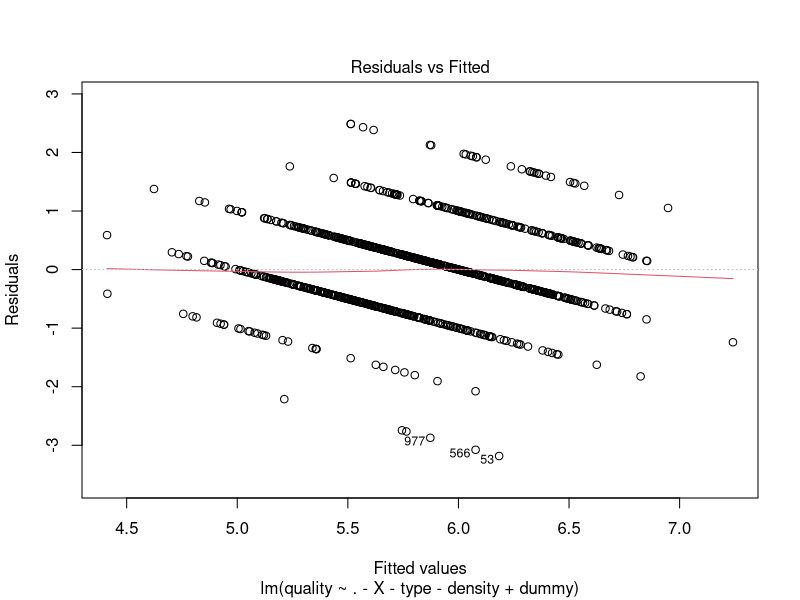
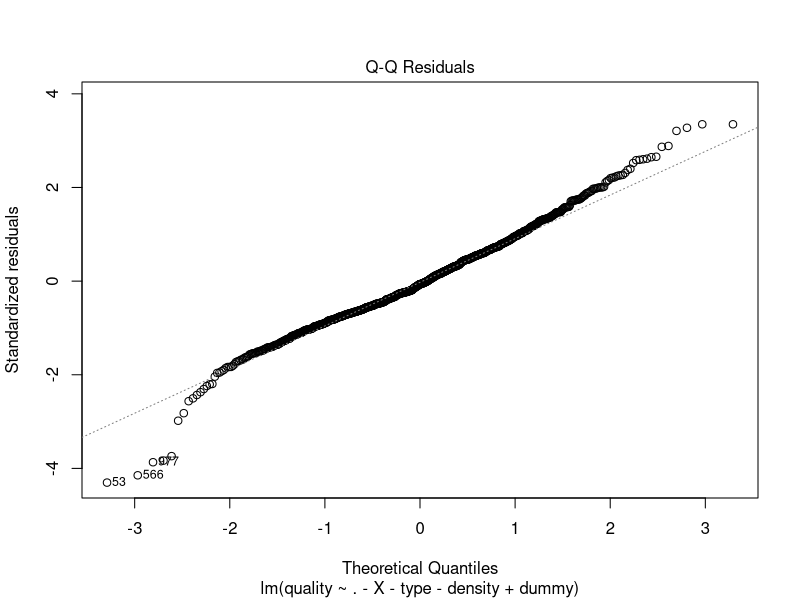
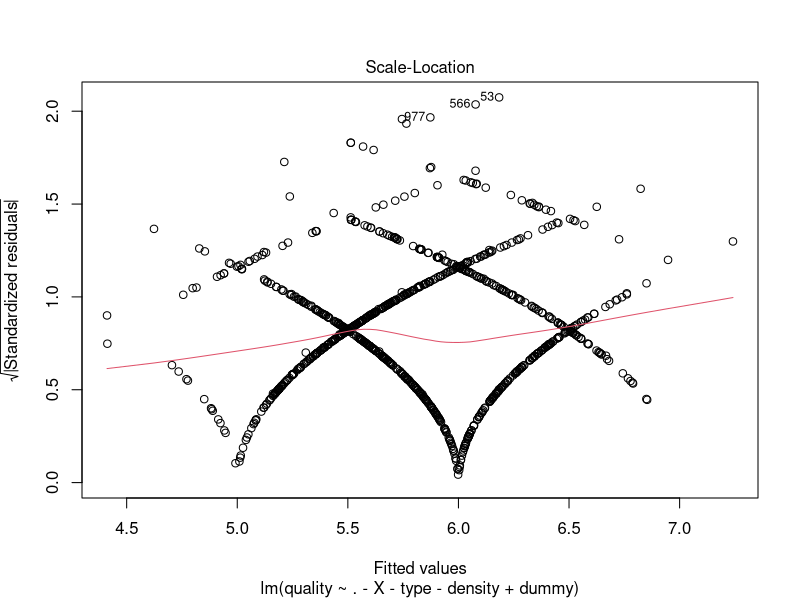
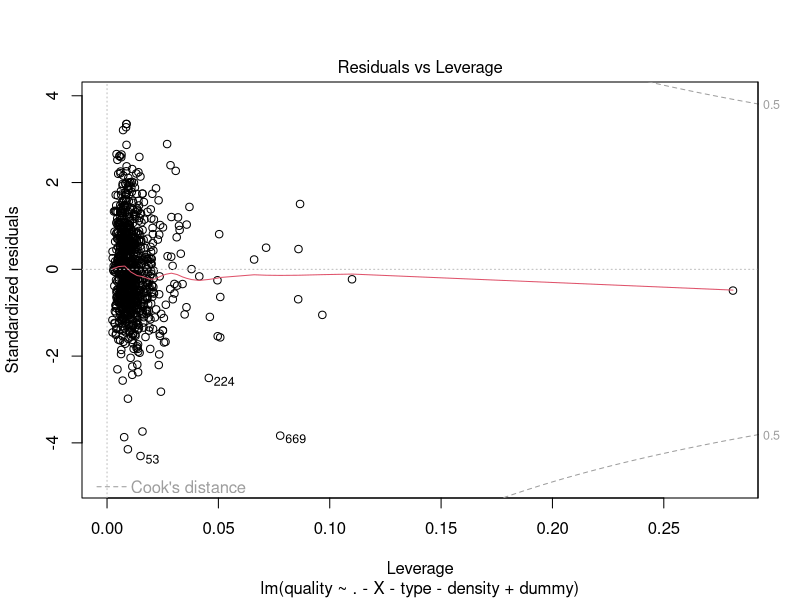
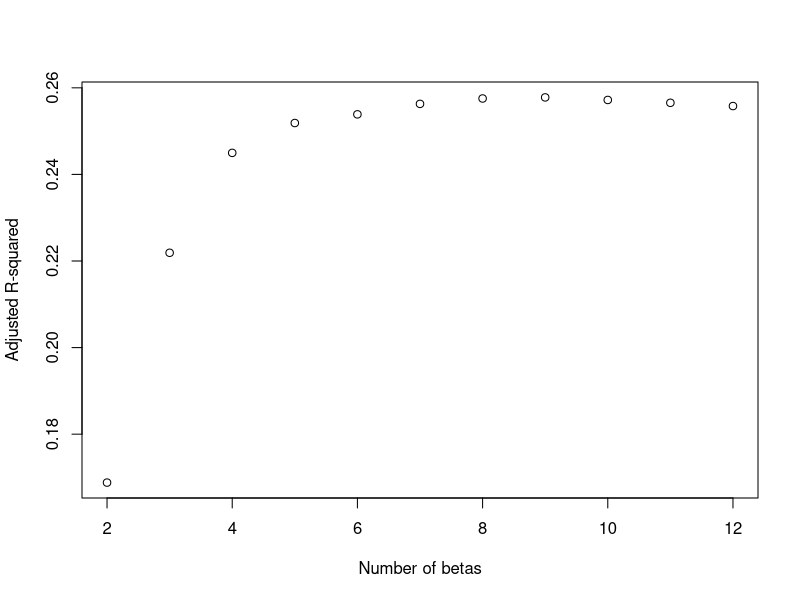
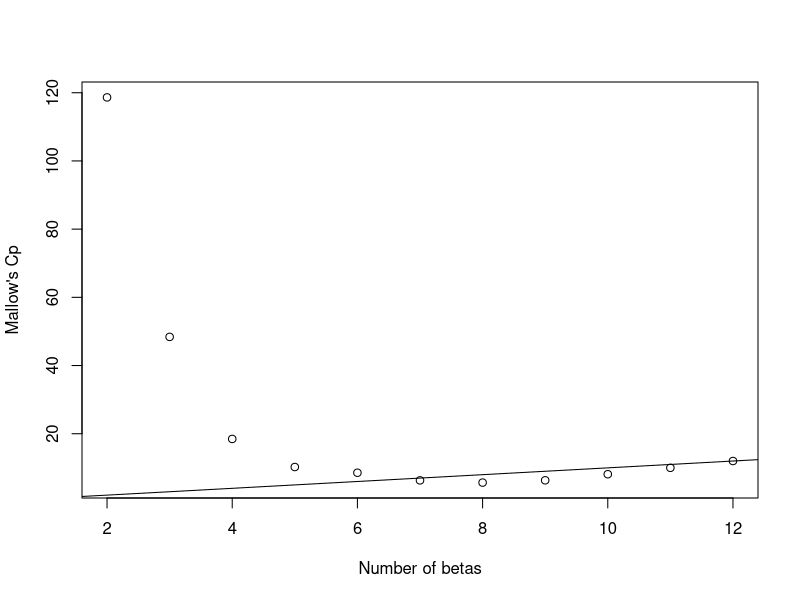
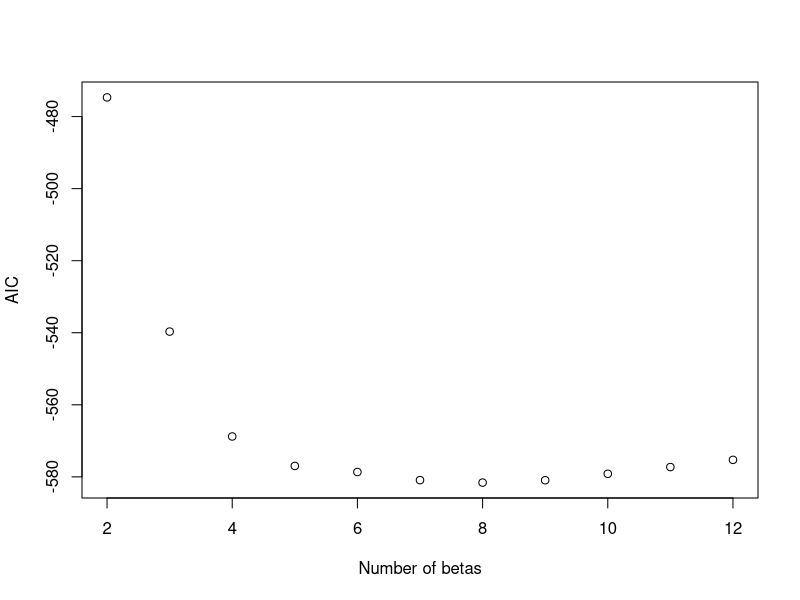
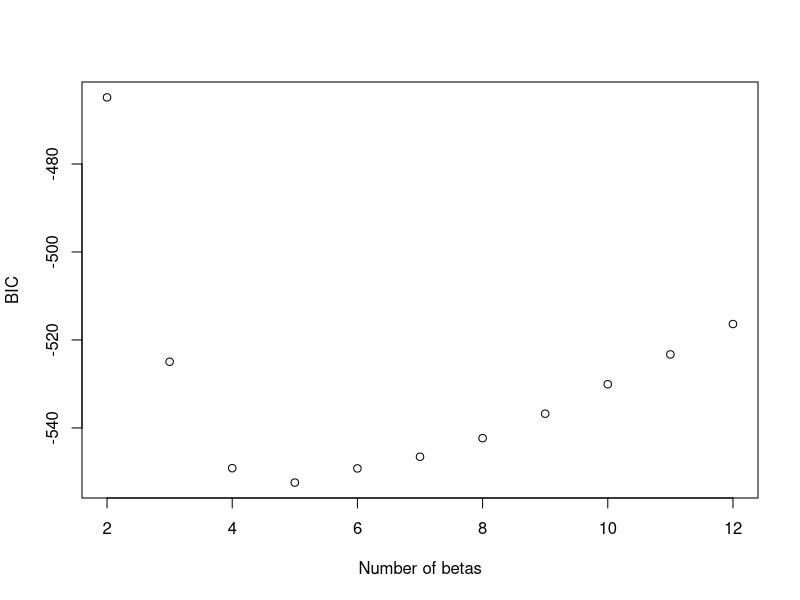

R code for these plots, in order:
#read in the data
wine<-read.csv("wine_sample.csv", header=TRUE)
wine$type
summary(wine)
n=nrow(wine)
#compute VIF
X=model.matrix(wine$quality~wine$fixed.acidity+wine$volatile.acidity+wine$citric.acid+wine$residual.sugar+wine$chlorides+wine$free.sulfur.dioxide+wine$total.sulfur.dioxide+wine$density+wine$pH+wine$sulphates+wine$alcohol)
R2=vector("numeric",11)
for(j in 1:11){
  y_tmp=X[,1+j]
  x_tmp=as.matrix(X[,-c(1,1+j)])
  lm_fit=lm(y_tmp~x_tmp)
  R2[j]=summary(lm_fit)$r.squared
  }
VIF=1/(1-R2)
names(VIF)=c('fixed.acidity','volatile.acidity','citric.acid','residual.sugar','chlorides','free.sulfur.dioxide','total.sulfur.dioxide','density','pH','sulphates','alcohol')
VIF
#drop density and re-compute
X2=model.matrix(wine$quality~wine$fixed.acidity+wine$volatile.acidity+wine$citric.acid+wine$residual.sugar+wine$chlorides+wine$free.sulfur.dioxide+wine$total.sulfur.dioxide+wine$pH+wine$sulphates+wine$alcohol)
R2_2=vector("numeric",10)
for(j in 1:10){
  y_tmp2=X2[,1+j]
  x_tmp2=as.matrix(X2[,-c(1,1+j)])
  lm_fit2=lm(y_tmp2~x_tmp2)
  R2_2[j]=summary(lm_fit2)$r.squared
}
VIF2=1/(1-R2_2)
names(VIF2)=c('fixed.acidity','volatile.acidity','citric.acid','residual.sugar','chlorides','free.sulfur.dioxide','total.sulfur.dioxide','pH','sulphates','alcohol')
VIF2
#create dummy variable
dummy=vector("numeric",n)
dummy[wine$type=='red']=1
dummy[wine$type=='white']=0
#take out density due to collinearity 
linear_full <- lm(quality~. -X-type-density+dummy,data = wine)
summary(linear_full)
plot(linear_full)
#select model
#backward selection
linear_red1 <- lm(quality~. -X-type-density+dummy-citric.acid,data = wine)
summary(linear_red1)
linear_red2 <- lm(quality~. -X-type-density+dummy-citric.acid-pH,data = wine)
summary(linear_red2)
linear_red3 <- lm(quality~. -X-type-density+dummy-citric.acid-pH-total.sulfur.dioxide,data = wine)
summary(linear_red3)
linear_red4 <- lm(quality~. -X-type-density+dummy-citric.acid-pH-total.sulfur.dioxide-fixed.acidity,data = wine)
summary(linear_red4)
linear_red5 <- lm(quality~. -X-type-density+dummy-citric.acid-pH-total.sulfur.dioxide-fixed.acidity-free.sulfur.dioxide,data = wine)
summary(linear_red5)
#We end up with 6 predictors.

install.packages('leaps')
require(leaps)
subset1=regsubsets(quality~. -X-type-density+dummy,nbest = 1,method = 'exhaustive',data=wine,nvmax = 13)
sum_subset<-summary(subset1)
sum_subset$which
#compute R2_adj
p_full=12
p=2:p_full
RSS_p=sum_subset$rss
totalSS=sum((wine$quality-mean(wine$quality))^2)

n=nrow(wine)
R2_adj=1-(RSS_p/(n-p))/(totalSS/(n-1))
R2_adj
plot(p,R2_adj,xlab="Number of betas",ylab="Adjusted R-squared")
max(R2_adj)
#max adjusted R^2 with 8 predictors
#Cp
sigma_hat_full=summary(linear_full)$sigma
C_p=RSS_p/(sigma_hat_full^2)+2*p-n
C_p
min(C_p)
par(mfrow=c(1,1))
plot(p,C_p,xlab="Number of betas",ylab="Mallow's Cp")
abline(0,1)
#when p=7 , with 6 predictors,

#aic
aic_p=n*log(RSS_p/n)+2*p
aic_p
min(aic_p)
plot(p,aic_p,xlab="Number of betas",ylab="AIC")
#with 8 predictors.

#bic
bic_p=n*log(RSS_p/n)+p*log(n)
bic_p
min(bic_p)
plot(p,bic_p,xlab="Number of betas",ylab="BIC")
# 5 predictors.
 
#we should use p=8 with volatile.acidity,residual.sugar,chlorides,free.sulfur.dioxide,sulphates,alcohol,dummy

linear_red<-lm(quality~volatile.acidity+residual.sugar+chlorides+free.sulfur.dioxide+sulphates+alcohol+dummy,data = wine)
summary(linear_red)
plot(linear_red)
#p=7 might not be a good model since R^2 is 0.2627 and we have free.sulfur.dioxide insignificant. 
#However,this might be the result of we treat quality as quality when it is in fact a categorical variable. The full model has only R^2 = 0.264
